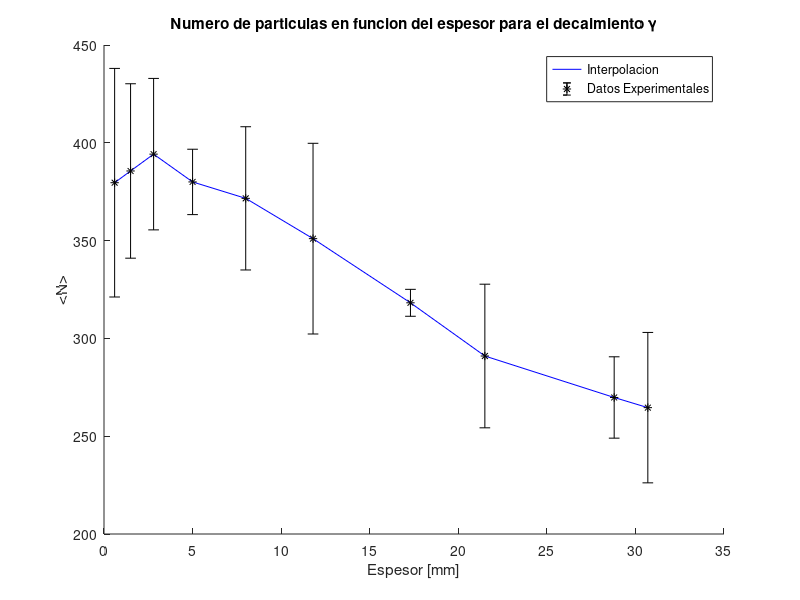

Recreate this plot in MATLAB. (Note: this script raises an error after producing the figure.)
clear all; close all;
d = [0.6 1.5 2.8 5 8 11.8 17.3 21.5 28.8 30.7];
datos06 = [368	377	427	351	375]; datos15 = [391	368	419	385	365];
datos28 = [387	370	390	404	420];datos5 = [388	386	368	376	382];
datos8 = [392	358	368	388	352];datos118 = [379	333	324	348	371];
datos173 = [316	317	318	324	316];datos215 = [309	264	291	286	305];
datos288 = [278	276	274	268	253];datos307 = [242	293	265	267	256];
c06  = mean(datos06) ; deltac06 =  4.6*std(datos06)/sqrt(5);
c15  = mean(datos15) ; deltac15 =  4.6*std(datos15)/sqrt(5);
c28  = mean(datos28) ; deltac28 =  4.6*std(datos28)/sqrt(5);
c5   = mean(datos5)  ; deltac5 =   4.6*std(datos5)/sqrt(5);
c8   = mean(datos8)  ; deltac8 =   4.6*std(datos8)/sqrt(5);
c118 = mean(datos118); deltac118 = 4.6*std(datos118)/sqrt(5);
c173 = mean(datos173); deltac173 = 4.6*std(datos173)/sqrt(5);
c215 = mean(datos215); deltac215 = 4.6*std(datos215)/sqrt(5);
c288 = mean(datos288); deltac288 = 4.6*std(datos288)/sqrt(5);
c307 = mean(datos307); deltac307 = 4.6*std(datos307)/sqrt(5);
c = [c06 c15 c28 c5 c8 c118 c173 c215 c288 c307];
deltasc = [deltac06 deltac15 deltac28 deltac5 deltac8 deltac118 deltac173 deltac215 deltac288 deltac307]
figure(1);clf;
hold on;
plot(d,c,'-b'); errorbar(d,c,deltasc,'*k');xlabel('Espesor [mm]'); ylabel('<N>'); legend('Interpolacion','Datos Experimentales'); title('Numero de particulas en funcion del espesor para el decaimiento \gamma')
hold off;
print -djpeg -r100 particulasvsespesorb137Al.jpg

[N,a,incertidumbrea,b,incertidumbreb,r] = MinimosCuadrados(d(3:end),log(c(3:end)))

xx = min(d(3:end)):(max(d(3:end))-min(d(3:end)))/100:max(d(3:end)); yy = a.*xx+b;
figure(2);clf;
plot(d(3:end),log(c(3:end)),'k*',xx,yy,'m');xlabel('Espesor [mm]'); ylabel('<N>'); legend('Datos Experimentales','Ajuste Minimos Cuadrados'); title('Ajuste semilogaritmico para el decaimiento \gamma')
print -djpeg -r100 ajusteb137Al.jpg
